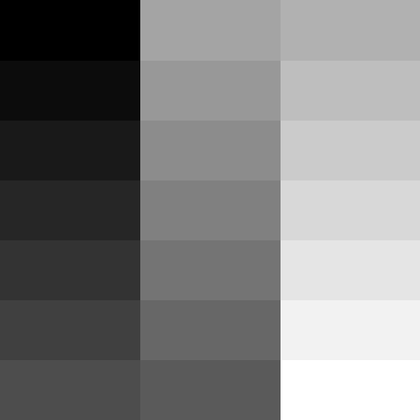
#> input picture gcPDI/imgPDI/gray21.512.tiff, 420 x 420 px, shrunk from 512 x 512 before the run
$ jupyter execute --allow-errors gc04_01Histogramas.ipynb
#> lines starting #> are read from the running program, lines starting #| are printed output that depends on the picture
## Cálculo e Apresentação do Histograma

### Imagens para análise

[cell 1]
#Inicialização
import cv2 as cv
import numpy as np
import matplotlib.pyplot as plt
import math as m
import navFunc as nf
from navFunc.cls import cls
from IPython.display import Image

[cell 2]
img0 = cv.imread('../gcPDI/imgPDI/gray21.512.tiff')
#> img0 is the input picture: shape (420, 420, 3); min 0, max 255, mean 127
img1 = cv.imread('../gcPDI/imgPDI/maleGray.tiff')
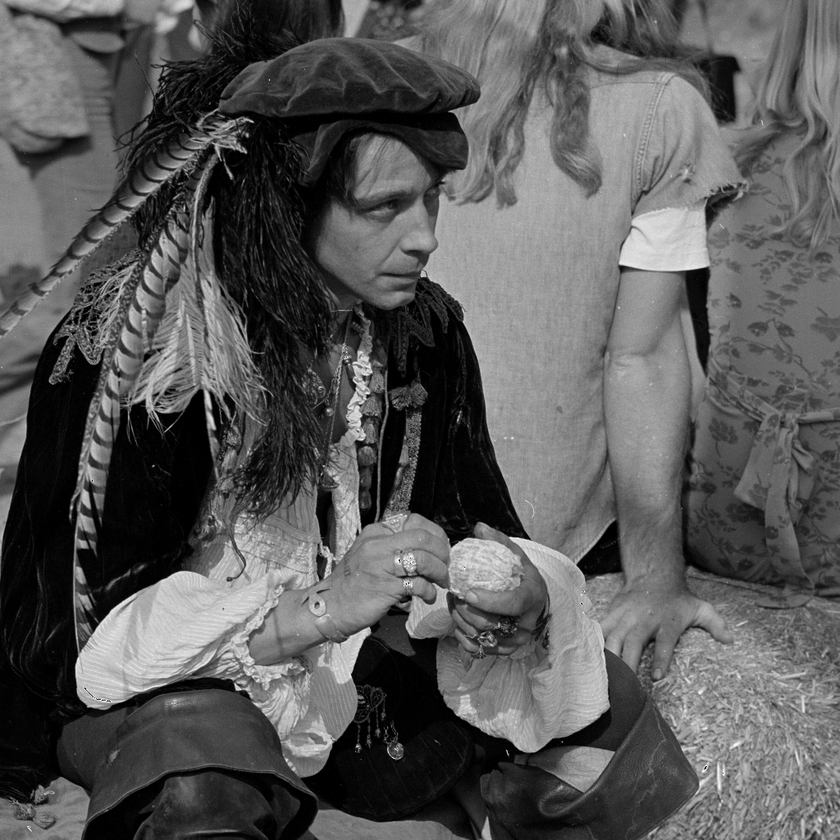
#> input picture gcPDI/imgPDI/maleGray.tiff, 840 x 840 px, shrunk from 1024 x 1024 before the run
#> img1 is the input picture: shape (840, 840, 3); min 0, max 255, mean 89
img2 = cv.imread('../gcPDI/imgPDI/boat.512.tiff')
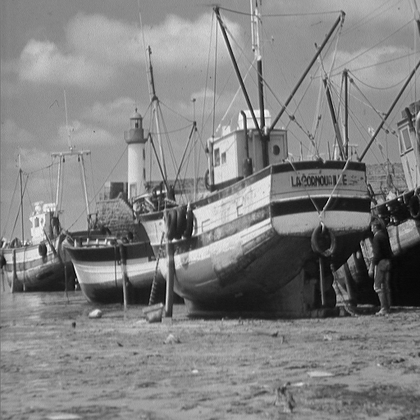
#> input picture gcPDI/imgPDI/boat.512.tiff, 420 x 420 px, shrunk from 512 x 512 before the run
#> img2 is the input picture: shape (420, 420, 3); min 0, max 255, mean 129.7
img3 = cv.imread('../gcPDI/imgPDI/4.1.07.tiff')
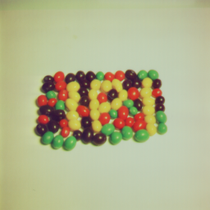
#> input picture gcPDI/imgPDI/4.1.07.tiff, 210 x 210 px, shrunk from 256 x 256 before the run
#> img3 is the input picture: shape (210, 210, 3); mean B, G, R 142.3, 180.7, 179.2
img4 = cv.imread('../gcPDI/imgPDI/female01.tiff')
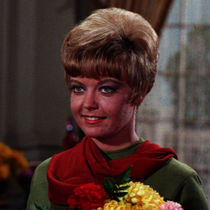
#> input picture gcPDI/imgPDI/female01.tiff, 210 x 210 px, shrunk from 256 x 256 before the run
#> img4 is the input picture: shape (210, 210, 3); mean B, G, R 46.3, 52.6, 75.8
img5 = cv.imread('../gcPDI/imgPDI/lake.tiff')
img6 = cv.imread('../gcPDI/imgMy/glitch.jpg')
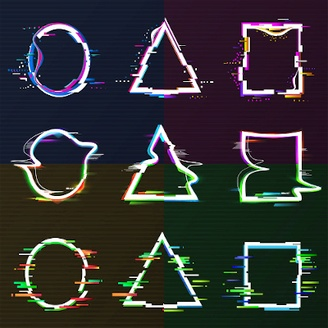
#> input picture gcPDI/imgMy/glitch.jpg, 328 x 328 px, shrunk from 400 x 400 before the run
#> img6 is the input picture: shape (328, 328, 3); mean B, G, R 51.1, 50.6, 50.1
img7 = cv.imread('../gcPDI/imgMy/kodimnoisy300.jpg')
img8 = cv.imread('../gcPDI/imgMy/londonddg.jpg')
imgArray = [img0,img1,img2,img3,img4,img5,img6,img7,img8] #
imgMatrix = [[img0, img1, img2],[img3,img4,img5],[img6,img7,img8]] #Formato para ajudar no plot
titleMatrix = [["gray","maleGray","boat"],["beans","female","lake"],["glitch","kodimNoisy","londonddg"]]

#> (a cell that did not finish here is left out)

[cell 4]
img0 = cv.imread('../gcPDI/imgPDI/gray21.512.tiff',0)
#> img0: shape (420, 420); min 0, max 255, mean 127
img1 = cv.imread('../gcPDI/imgPDI/maleGray.tiff',0)
#> img1: shape (840, 840); min 0, max 255, mean 89
img2 = cv.imread('../gcPDI/imgPDI/boat.512.tiff',0)
#> img2: shape (420, 420); min 0, max 255, mean 129.7
img3 = cv.imread('../gcPDI/imgPDI/4.1.07.tiff',0)
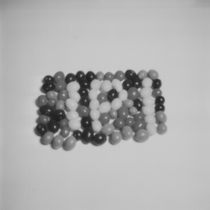
#> img3: shape (210, 210); min 32, max 204, mean 175.8
img4 = cv.imread('../gcPDI/imgPDI/female01.tiff',0)
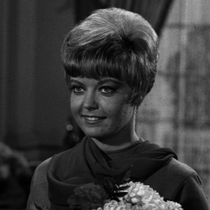
#> img4: shape (210, 210); min 0, max 231, mean 58.8
img5 = cv.imread('../gcPDI/imgPDI/lake.tiff',0)
img6 = cv.imread('../gcPDI/imgMy/glitch.jpg',0)
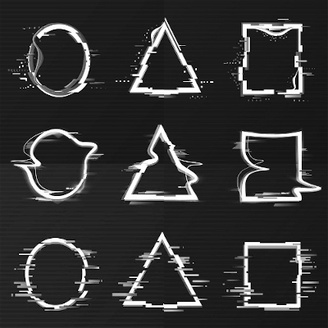
#> img6: shape (328, 328); min 0, max 255, mean 50.6
img7 = cv.imread('../gcPDI/imgMy/kodimnoisy300.jpg',0)
img8 = cv.imread('../gcPDI/imgMy/londonddg.jpg',0)
imgArray = [img0,img1,img2,img3,img4,img5,img6,img7,img8] #
imgMatrix = [[img0, img1, img2],[img3,img4,img5],[img6,img7,img8]] #Formato para ajudar no plot
titleArray = ["gray","maleGray","boat","beans","female","lake","glitch","kodimNoisy","londonddg"]
titleMatrix = [["gray","maleGray","boat"],["beans","female","lake"],["glitch","kodimNoisy","londonddg"]]
#Início: Script de plotagem
#> (the rest of this cell did not finish here and is left out)
